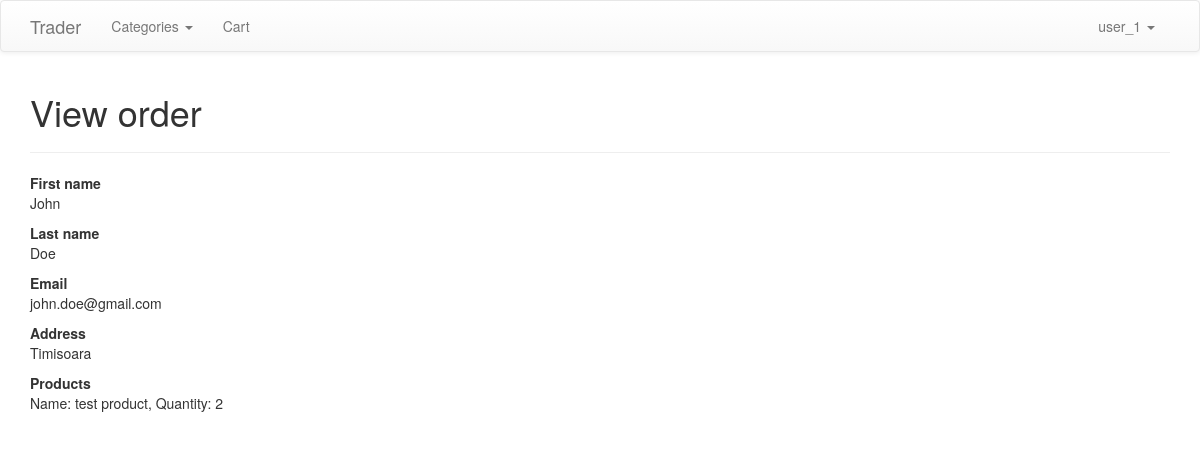
/view_order.php?order_id=2 (signed in), run on an earlier commit of the app's database.
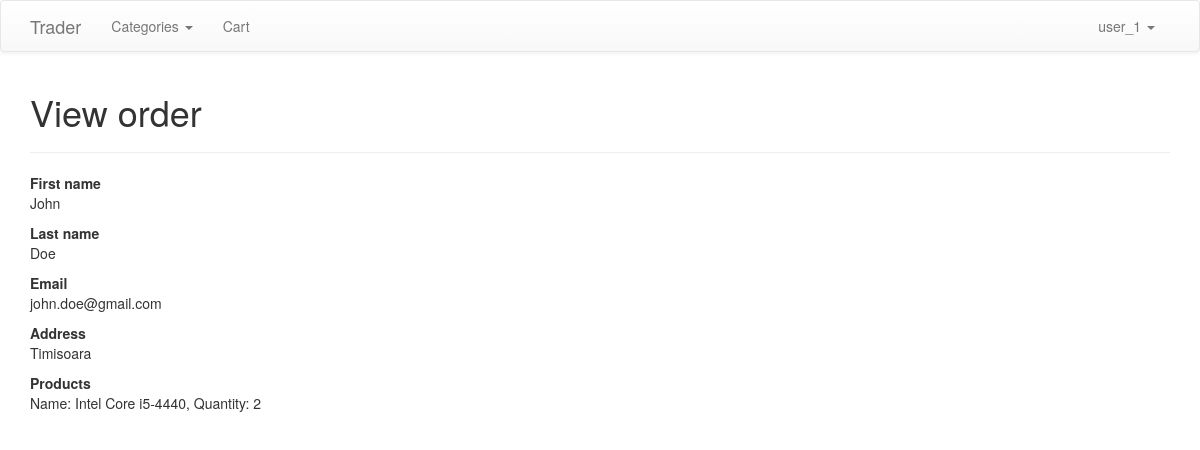
And on a later commit of the database.
### tables this page shows
CREATE TABLE IF NOT EXISTS `products` (
  `product_id` int(11) NOT NULL AUTO_INCREMENT,
  `category_id` int(11) NOT NULL,
  `name` varchar(255) NOT NULL,
  `description` text NOT NULL,
  `price` int(11) NOT NULL,
  `stock` int(11) NOT NULL,
  `image` varchar(255) NOT NULL,
  PRIMARY KEY (`product_id`)
);

### view_order.php (the view, shortened to what this page needs)
<?php
include('config.php');
$order_id = $_GET['order_id'];
?>
<!DOCTYPE html>
<html lang="en">
<head>
	<link rel="stylesheet" href="https://maxcdn.bootstrapcdn.com/bootstrap/3.3.4/css/bootstrap.min.css">
	<link rel="stylesheet" href="https://maxcdn.bootstrapcdn.com/bootstrap/3.3.4/css/bootstrap-theme.min.css">
</head>
<body>
	<?php include('template_parts/header.php'); ?>
	<div class="container">
		<h1>View order</h1>
		<hr>
		<?php
		$order = $db->query("SELECT * FROM orders WHERE order_id='$order_id'");
		$order_data = $order->fetch_assoc();
		?>
		<p>
			<strong>First name</strong>
			<br>
			<?php echo $order_data['fname']; ?>
		</p>
		<p>
			<strong>Last name</strong>
			<br>
			<?php echo $order_data['lname']; ?>
		</p>
		<p>
			<strong>Email</strong>
			<br>
			<?php echo $order_data['email']; ?>
		</p>
		<p>
			<strong>Address</strong>
			<br>
			<?php echo $order_data['address']; ?>
		</p>
		<p>
			<strong>Products</strong>
			<br>
			<?php
			$products = unserialize($order_data['products']);
			$quantity = unserialize($order_data['quantity']);
			foreach($products as $key => $product) {
				$product_data = $db->query("SELECT * FROM products WHERE product_id='$product'");
				$product_info = $product_data->fetch_assoc();
			?>
			Name: <?php echo $product_info['name']; ?>, Quantity: <?php echo $quantity[$key]; ?>
			<br>
			<?php
			}
			?>
		</p>
	</div>
</body>
</html>

What changed in the data, as far as the page shows it:
removed products: name "test product", $quantity[$key] "2"
added products: name "Intel Core i5-4440", $quantity[$key] "2"
